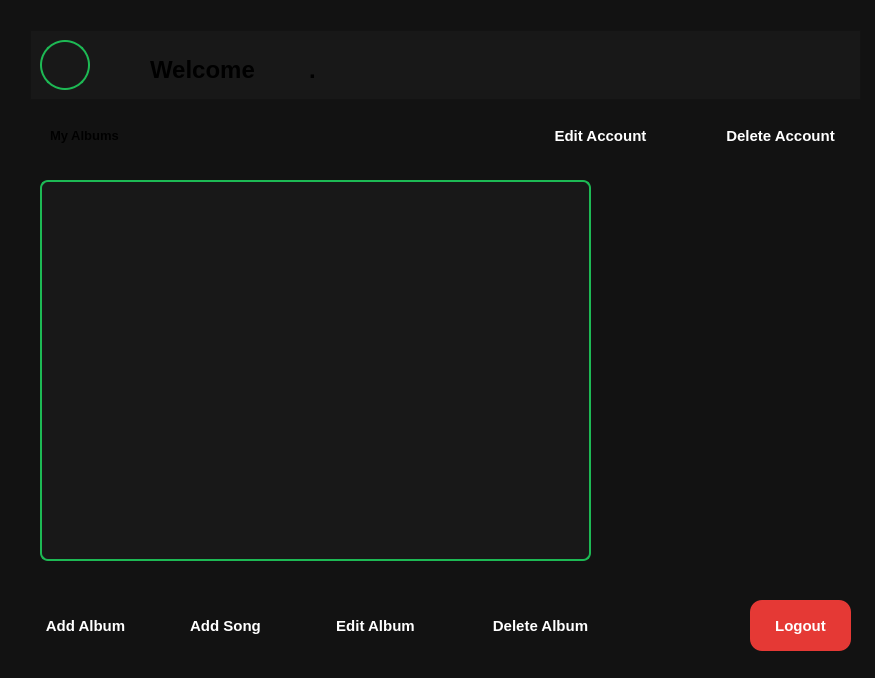
<?xml version="1.0" encoding="UTF-8"?>
<ui version="4.0">
 <class>artistWindow</class>
 <widget class="QWidget" name="artistWindow">
  <property name="geometry">
   <rect>
    <x>0</x>
    <y>0</y>
    <width>875</width>
    <height>678</height>
   </rect>
  </property>
  <property name="windowTitle">
   <string>Form</string>
  </property>
  <property name="styleSheet">
   <string notr="true">QWidget{
    background-color:#121212;
}</string>
  </property>
  <widget class="QFrame" name="frame">
   <property name="geometry">
    <rect>
     <x>30</x>
     <y>30</y>
     <width>831</width>
     <height>70</height>
    </rect>
   </property>
   <property name="styleSheet">
    <string notr="true">QFrame{
    background-color:#181818;
}</string>
   </property>
   <property name="frameShape">
    <enum>QFrame::Shape::StyledPanel</enum>
   </property>
   <property name="frameShadow">
    <enum>QFrame::Shadow::Raised</enum>
   </property>
   <property name="lineWidth">
    <number>1</number>
   </property>
   <widget class="QLabel" name="label">
    <property name="geometry">
     <rect>
      <x>10</x>
      <y>10</y>
      <width>50</width>
      <height>50</height>
     </rect>
    </property>
    <property name="minimumSize">
     <size>
      <width>50</width>
      <height>50</height>
     </size>
    </property>
    <property name="maximumSize">
     <size>
      <width>50</width>
      <height>50</height>
     </size>
    </property>
    <property name="styleSheet">
     <string notr="true">QLabel{
    border-radius:25px;
    border:2px solid #1DB954;
}</string>
    </property>
    <property name="text">
     <string/>
    </property>
    <property name="pixmap">
     <pixmap resource="resources.qrc">:/images/124.png</pixmap>
    </property>
    <property name="scaledContents">
     <bool>true</bool>
    </property>
   </widget>
   <widget class="QWidget" name="layoutWidget">
    <property name="geometry">
     <rect>
      <x>120</x>
      <y>19</y>
      <width>157</width>
      <height>42</height>
     </rect>
    </property>
    <layout class="QHBoxLayout" name="horizontalLayout">
     <item>
      <widget class="QLabel" name="label_2">
       <property name="styleSheet">
        <string notr="true">QLabel{
    color:qlineargradient(
        x1:0,y1:0,x2:1,y2:0,
        stop:0 #1DB954,
        stop:0.5 #5CFF9D,
        stop:1 #1DB954);
    font-size:18pt;
    font-weight:900;
    font-family:&quot;Segoe UI&quot;;
}</string>
       </property>
       <property name="text">
        <string>Welcome</string>
       </property>
      </widget>
     </item>
    </layout>
   </widget>
   <widget class="QLabel" name="label_3">
    <property name="geometry">
     <rect>
      <x>279</x>
      <y>20</y>
      <width>161</width>
      <height>40</height>
     </rect>
    </property>
    <property name="styleSheet">
     <string notr="true">QLabel{
    color:qlineargradient(
        x1:0,y1:0,x2:1,y2:0,
        stop:0 #1DB954,
        stop:0.5 #5CFF9D,
        stop:1 #1DB954);
    font-size:18pt;
    font-weight:900;
    font-family:&quot;Segoe UI&quot;;
}</string>
    </property>
    <property name="text">
     <string>.</string>
    </property>
   </widget>
  </widget>
  <widget class="QLabel" name="label_4">
   <property name="geometry">
    <rect>
     <x>50</x>
     <y>110</y>
     <width>211</width>
     <height>51</height>
    </rect>
   </property>
   <property name="styleSheet">
    <string notr="true">QLabel{
    color:qlineargradient(
        x1:0,y1:0,x2:1,y2:0,
        stop:0 #1DB954,
        stop:0.5 #5CFF9D,
        stop:1 #1DB954);
    font-size:10pt;
    font-weight:900;
    font-family:&quot;Segoe UI&quot;;
}</string>
   </property>
   <property name="text">
    <string>My Albums</string>
   </property>
  </widget>
  <widget class="QPushButton" name="pushButton">
   <property name="geometry">
    <rect>
     <x>20</x>
     <y>600</y>
     <width>131</width>
     <height>51</height>
    </rect>
   </property>
   <property name="styleSheet">
    <string notr="true">QPushButton{
    background: qlineargradient(
        x1:0, y1:0,
        x2:1, y2:1,
        stop:0 #1DB954,
        stop:1 #18a84b);
    color: white;
    border: none;
    border-radius: 12px;
    font-size: 11pt;
    font-weight: bold;
    padding: 5px 12px;
}

QPushButton:hover{
    background: #28e46a;
}

QPushButton:pressed{
    background: #12853d;
}</string>
   </property>
   <property name="text">
    <string>Add Album</string>
   </property>
  </widget>
  <widget class="QPushButton" name="pushButton_2">
   <property name="geometry">
    <rect>
     <x>160</x>
     <y>600</y>
     <width>131</width>
     <height>51</height>
    </rect>
   </property>
   <property name="styleSheet">
    <string notr="true">QPushButton{
    background: qlineargradient(
        x1:0, y1:0,
        x2:1, y2:1,
        stop:0 #1DB954,
        stop:1 #18a84b);
    color: white;
    border: none;
    border-radius: 12px;
    font-size: 11pt;
    font-weight: bold;
    padding: 5px 12px;
}

QPushButton:hover{
    background: #28e46a;
}

QPushButton:pressed{
    background: #12853d;
}</string>
   </property>
   <property name="text">
    <string>Add Song</string>
   </property>
  </widget>
  <widget class="QPushButton" name="pushButton_3">
   <property name="geometry">
    <rect>
     <x>300</x>
     <y>600</y>
     <width>151</width>
     <height>51</height>
    </rect>
   </property>
   <property name="styleSheet">
    <string notr="true">QPushButton{
    background: qlineargradient(
        x1:0, y1:0,
        x2:1, y2:1,
        stop:0 #1DB954,
        stop:1 #18a84b);
    color: white;
    border: none;
    border-radius: 12px;
    font-size: 11pt;
    font-weight: bold;
    padding: 5px 12px;
}

QPushButton:hover{
    background: #28e46a;
}

QPushButton:pressed{
    background: #12853d;
}</string>
   </property>
   <property name="text">
    <string>Edit Album</string>
   </property>
  </widget>
  <widget class="QPushButton" name="pushButton_4">
   <property name="geometry">
    <rect>
     <x>460</x>
     <y>600</y>
     <width>161</width>
     <height>51</height>
    </rect>
   </property>
   <property name="styleSheet">
    <string notr="true">QPushButton{
    background: qlineargradient(
        x1:0, y1:0,
        x2:1, y2:1,
        stop:0 #1DB954,
        stop:1 #18a84b);
    color: white;
    border: none;
    border-radius: 12px;
    font-size: 11pt;
    font-weight: bold;
    padding: 5px 12px;
}

QPushButton:hover{
    background: #28e46a;
}

QPushButton:pressed{
    background: #12853d;
}</string>
   </property>
   <property name="text">
    <string>Delete Album</string>
   </property>
  </widget>
  <widget class="QPushButton" name="pushButton_5">
   <property name="geometry">
    <rect>
     <x>750</x>
     <y>600</y>
     <width>101</width>
     <height>51</height>
    </rect>
   </property>
   <property name="styleSheet">
    <string notr="true">QPushButton{
    background-color: #E53935;
    color: white;
    border: none;
    border-radius: 12px;
    font-size: 11pt;
    font-weight: bold;
    padding: 5px 12px;
}

QPushButton:hover{
    background-color: #F44336;
}

QPushButton:pressed{
    background-color: #C62828;
}</string>
   </property>
   <property name="text">
    <string>Logout</string>
   </property>
  </widget>
  <widget class="QListWidget" name="listWidgetAlbums">
   <property name="geometry">
    <rect>
     <x>40</x>
     <y>180</y>
     <width>551</width>
     <height>381</height>
    </rect>
   </property>
   <property name="styleSheet">
    <string notr="true">QListWidget{
    background:#181818;
    border:2px solid #1DB954;
    border-radius:8px;
    color:white;
}

QListWidget::item{
    padding:8px;
}

QListWidget::item:selected{
    background:#1DB954;
}</string>
   </property>
  </widget>
  <widget class="QPushButton" name="pushButton_6">
   <property name="geometry">
    <rect>
     <x>520</x>
     <y>110</y>
     <width>161</width>
     <height>51</height>
    </rect>
   </property>
   <property name="styleSheet">
    <string notr="true">QPushButton{
    background: qlineargradient(
        x1:0, y1:0,
        x2:1, y2:1,
        stop:0 #1DB954,
        stop:1 #18a84b);
    color: white;
    border: none;
    border-radius: 12px;
    font-size: 11pt;
    font-weight: bold;
    padding: 5px 12px;
}

QPushButton:hover{
    background: #28e46a;
}

QPushButton:pressed{
    background: #12853d;
}</string>
   </property>
   <property name="text">
    <string>Edit Account</string>
   </property>
  </widget>
  <widget class="QPushButton" name="pushButton_7">
   <property name="geometry">
    <rect>
     <x>700</x>
     <y>110</y>
     <width>161</width>
     <height>51</height>
    </rect>
   </property>
   <property name="styleSheet">
    <string notr="true">QPushButton{
    background: qlineargradient(
        x1:0, y1:0,
        x2:1, y2:1,
        stop:0 #1DB954,
        stop:1 #18a84b);
    color: white;
    border: none;
    border-radius: 12px;
    font-size: 11pt;
    font-weight: bold;
    padding: 5px 12px;
}

QPushButton:hover{
    background: #28e46a;
}

QPushButton:pressed{
    background: #12853d;
}</string>
   </property>
   <property name="text">
    <string>Delete Account</string>
   </property>
  </widget>
 </widget>
 <resources>
  <include location="resources.qrc"/>
 </resources>
 <connections/>
</ui>
